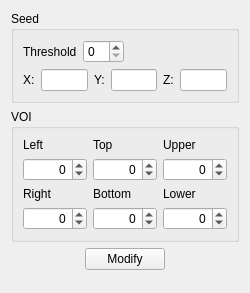
<?xml version="1.0" encoding="UTF-8"?>
<ui version="4.0">
 <class>SetupWidget</class>
 <widget class="QWidget" name="SetupWidget">
  <property name="geometry">
   <rect>
    <x>0</x>
    <y>0</y>
    <width>250</width>
    <height>293</height>
   </rect>
  </property>
  <property name="sizePolicy">
   <sizepolicy hsizetype="Minimum" vsizetype="Preferred">
    <horstretch>0</horstretch>
    <verstretch>0</verstretch>
   </sizepolicy>
  </property>
  <property name="minimumSize">
   <size>
    <width>250</width>
    <height>0</height>
   </size>
  </property>
  <property name="windowTitle">
   <string>Form</string>
  </property>
  <layout class="QVBoxLayout" name="verticalLayout_3">
   <item>
    <widget class="QGroupBox" name="groupBox_2">
     <property name="sizePolicy">
      <sizepolicy hsizetype="Minimum" vsizetype="Preferred">
       <horstretch>0</horstretch>
       <verstretch>0</verstretch>
      </sizepolicy>
     </property>
     <property name="title">
      <string>Seed</string>
     </property>
     <layout class="QVBoxLayout" name="verticalLayout_2">
      <item>
       <layout class="QHBoxLayout" name="horizontalLayout">
        <item>
         <widget class="QLabel" name="label">
          <property name="sizePolicy">
           <sizepolicy hsizetype="Maximum" vsizetype="Preferred">
            <horstretch>0</horstretch>
            <verstretch>0</verstretch>
           </sizepolicy>
          </property>
          <property name="maximumSize">
           <size>
            <width>72</width>
            <height>16777215</height>
           </size>
          </property>
          <property name="text">
           <string>Threshold</string>
          </property>
         </widget>
        </item>
        <item>
         <widget class="QSpinBox" name="m_threshold">
          <property name="sizePolicy">
           <sizepolicy hsizetype="Maximum" vsizetype="Fixed">
            <horstretch>0</horstretch>
            <verstretch>0</verstretch>
           </sizepolicy>
          </property>
         </widget>
        </item>
        <item>
         <spacer name="horizontalSpacer_3">
          <property name="orientation">
           <enum>Qt::Horizontal</enum>
          </property>
          <property name="sizeHint" stdset="0">
           <size>
            <width>40</width>
            <height>20</height>
           </size>
          </property>
         </spacer>
        </item>
       </layout>
      </item>
      <item>
       <layout class="QHBoxLayout" name="horizontalLayout_2">
        <item>
         <widget class="QLabel" name="label_3">
          <property name="sizePolicy">
           <sizepolicy hsizetype="Maximum" vsizetype="Preferred">
            <horstretch>0</horstretch>
            <verstretch>0</verstretch>
           </sizepolicy>
          </property>
          <property name="text">
           <string>X:</string>
          </property>
         </widget>
        </item>
        <item>
         <widget class="QLineEdit" name="m_xSeed">
          <property name="enabled">
           <bool>true</bool>
          </property>
          <property name="sizePolicy">
           <sizepolicy hsizetype="Minimum" vsizetype="Fixed">
            <horstretch>0</horstretch>
            <verstretch>0</verstretch>
           </sizepolicy>
          </property>
          <property name="minimumSize">
           <size>
            <width>35</width>
            <height>0</height>
           </size>
          </property>
          <property name="text">
           <string/>
          </property>
          <property name="readOnly">
           <bool>true</bool>
          </property>
         </widget>
        </item>
        <item>
         <widget class="QLabel" name="label_4">
          <property name="sizePolicy">
           <sizepolicy hsizetype="Maximum" vsizetype="Preferred">
            <horstretch>0</horstretch>
            <verstretch>0</verstretch>
           </sizepolicy>
          </property>
          <property name="text">
           <string>Y:</string>
          </property>
         </widget>
        </item>
        <item>
         <widget class="QLineEdit" name="m_ySeed">
          <property name="sizePolicy">
           <sizepolicy hsizetype="Minimum" vsizetype="Fixed">
            <horstretch>0</horstretch>
            <verstretch>0</verstretch>
           </sizepolicy>
          </property>
          <property name="minimumSize">
           <size>
            <width>35</width>
            <height>0</height>
           </size>
          </property>
          <property name="readOnly">
           <bool>true</bool>
          </property>
         </widget>
        </item>
        <item>
         <widget class="QLabel" name="label_5">
          <property name="sizePolicy">
           <sizepolicy hsizetype="Maximum" vsizetype="Preferred">
            <horstretch>0</horstretch>
            <verstretch>0</verstretch>
           </sizepolicy>
          </property>
          <property name="text">
           <string>Z:</string>
          </property>
         </widget>
        </item>
        <item>
         <widget class="QLineEdit" name="m_zSeed">
          <property name="sizePolicy">
           <sizepolicy hsizetype="Minimum" vsizetype="Fixed">
            <horstretch>0</horstretch>
            <verstretch>0</verstretch>
           </sizepolicy>
          </property>
          <property name="minimumSize">
           <size>
            <width>35</width>
            <height>0</height>
           </size>
          </property>
          <property name="readOnly">
           <bool>true</bool>
          </property>
         </widget>
        </item>
        <item>
         <spacer name="horizontalSpacer_4">
          <property name="orientation">
           <enum>Qt::Horizontal</enum>
          </property>
          <property name="sizeHint" stdset="0">
           <size>
            <width>40</width>
            <height>20</height>
           </size>
          </property>
         </spacer>
        </item>
       </layout>
      </item>
     </layout>
    </widget>
   </item>
   <item>
    <widget class="QGroupBox" name="groupBox">
     <property name="sizePolicy">
      <sizepolicy hsizetype="Minimum" vsizetype="Preferred">
       <horstretch>0</horstretch>
       <verstretch>0</verstretch>
      </sizepolicy>
     </property>
     <property name="title">
      <string>VOI</string>
     </property>
     <layout class="QVBoxLayout" name="verticalLayout">
      <item>
       <layout class="QGridLayout" name="gridLayout">
        <item row="3" column="2">
         <widget class="QSpinBox" name="m_topMargin">
          <property name="enabled">
           <bool>true</bool>
          </property>
          <property name="autoFillBackground">
           <bool>false</bool>
          </property>
          <property name="alignment">
           <set>Qt::AlignRight|Qt::AlignTrailing|Qt::AlignVCenter</set>
          </property>
          <property name="suffix">
           <string/>
          </property>
          <property name="minimum">
           <number>-99999</number>
          </property>
          <property name="maximum">
           <number>99999</number>
          </property>
         </widget>
        </item>
        <item row="3" column="1">
         <widget class="QSpinBox" name="m_leftMargin">
          <property name="enabled">
           <bool>true</bool>
          </property>
          <property name="alignment">
           <set>Qt::AlignRight|Qt::AlignTrailing|Qt::AlignVCenter</set>
          </property>
          <property name="suffix">
           <string/>
          </property>
          <property name="minimum">
           <number>-99999</number>
          </property>
          <property name="maximum">
           <number>99999</number>
          </property>
         </widget>
        </item>
        <item row="4" column="2">
         <widget class="QLabel" name="label_10">
          <property name="text">
           <string>Bottom </string>
          </property>
         </widget>
        </item>
        <item row="1" column="2">
         <widget class="QLabel" name="label_7">
          <property name="text">
           <string>Top </string>
          </property>
         </widget>
        </item>
        <item row="4" column="1">
         <widget class="QLabel" name="label_9">
          <property name="text">
           <string>Right </string>
          </property>
         </widget>
        </item>
        <item row="5" column="1">
         <widget class="QSpinBox" name="m_rightMargin">
          <property name="enabled">
           <bool>true</bool>
          </property>
          <property name="alignment">
           <set>Qt::AlignRight|Qt::AlignTrailing|Qt::AlignVCenter</set>
          </property>
          <property name="suffix">
           <string/>
          </property>
          <property name="minimum">
           <number>-99999</number>
          </property>
          <property name="maximum">
           <number>99999</number>
          </property>
         </widget>
        </item>
        <item row="1" column="1">
         <widget class="QLabel" name="label_6">
          <property name="text">
           <string>Left</string>
          </property>
         </widget>
        </item>
        <item row="3" column="3">
         <widget class="QSpinBox" name="m_upperMargin">
          <property name="enabled">
           <bool>true</bool>
          </property>
          <property name="alignment">
           <set>Qt::AlignRight|Qt::AlignTrailing|Qt::AlignVCenter</set>
          </property>
          <property name="suffix">
           <string/>
          </property>
          <property name="minimum">
           <number>-99999</number>
          </property>
          <property name="maximum">
           <number>99999</number>
          </property>
         </widget>
        </item>
        <item row="5" column="3">
         <widget class="QSpinBox" name="m_lowerMargin">
          <property name="enabled">
           <bool>true</bool>
          </property>
          <property name="alignment">
           <set>Qt::AlignRight|Qt::AlignTrailing|Qt::AlignVCenter</set>
          </property>
          <property name="suffix">
           <string/>
          </property>
          <property name="minimum">
           <number>-99999</number>
          </property>
          <property name="maximum">
           <number>99999</number>
          </property>
         </widget>
        </item>
        <item row="5" column="2">
         <widget class="QSpinBox" name="m_bottomMargin">
          <property name="enabled">
           <bool>true</bool>
          </property>
          <property name="alignment">
           <set>Qt::AlignRight|Qt::AlignTrailing|Qt::AlignVCenter</set>
          </property>
          <property name="suffix">
           <string/>
          </property>
          <property name="minimum">
           <number>-99999</number>
          </property>
          <property name="maximum">
           <number>99999</number>
          </property>
         </widget>
        </item>
        <item row="4" column="3">
         <widget class="QLabel" name="label_11">
          <property name="text">
           <string>Lower </string>
          </property>
         </widget>
        </item>
        <item row="1" column="3">
         <widget class="QLabel" name="label_8">
          <property name="text">
           <string>Upper </string>
          </property>
         </widget>
        </item>
       </layout>
      </item>
     </layout>
    </widget>
   </item>
   <item>
    <layout class="QHBoxLayout" name="horizontalLayout_3">
     <item>
      <spacer name="horizontalSpacer">
       <property name="orientation">
        <enum>Qt::Horizontal</enum>
       </property>
       <property name="sizeHint" stdset="0">
        <size>
         <width>40</width>
         <height>20</height>
        </size>
       </property>
      </spacer>
     </item>
     <item>
      <widget class="QPushButton" name="m_modify">
       <property name="sizePolicy">
        <sizepolicy hsizetype="Maximum" vsizetype="Fixed">
         <horstretch>0</horstretch>
         <verstretch>0</verstretch>
        </sizepolicy>
       </property>
       <property name="text">
        <string>Modify</string>
       </property>
      </widget>
     </item>
     <item>
      <spacer name="horizontalSpacer_2">
       <property name="orientation">
        <enum>Qt::Horizontal</enum>
       </property>
       <property name="sizeHint" stdset="0">
        <size>
         <width>40</width>
         <height>20</height>
        </size>
       </property>
      </spacer>
     </item>
    </layout>
   </item>
   <item>
    <spacer name="verticalSpacer_2">
     <property name="orientation">
      <enum>Qt::Vertical</enum>
     </property>
     <property name="sizeHint" stdset="0">
      <size>
       <width>20</width>
       <height>40</height>
      </size>
     </property>
    </spacer>
   </item>
  </layout>
  <zorder>verticalSpacer_2</zorder>
  <zorder>groupBox</zorder>
  <zorder>groupBox_2</zorder>
 </widget>
 <resources/>
 <connections/>
</ui>
